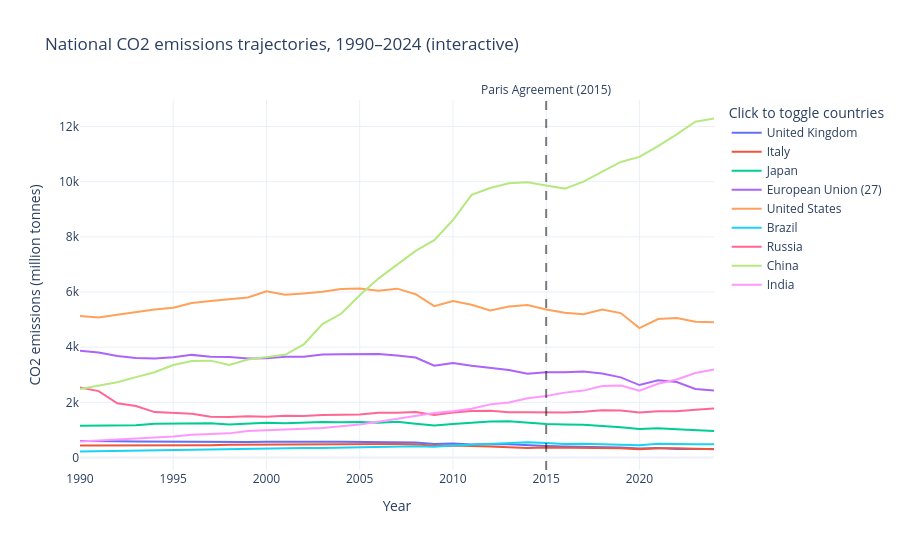

Notebook cell for this chart:
### Markdown cell above
### Bonus: interactive exploration

The small multiples chart above is good for comparing trajectory *shapes*. For comparing exact values or focusing on specific subsets of countries, an interactive version is more useful. Hover for precise readings, click legend entries to hide/show countries, and the y-axis auto-rescales to whatever's currently visible.

> ⚠️ **GitHub doesn't render plotly charts.** If you see an empty space below, 
> view this notebook on [nbviewer](https://nbviewer.org/github/edg93/data-science-portfolio/blob/main/co2-emissions/notebooks/paris_agreement_analysis.ipynb) instead.

### Code cell
fig = px.line(
    trajectories,
    x='year',
    y='co2_emissions',
    color='country',
    category_orders={'country': country_order},
    labels={
        'year': 'Year',
        'co2_emissions': 'CO2 emissions (million tonnes)',
        'country': 'Country'
    },
    title='National CO2 emissions trajectories, 1990–2024 (interactive)',
    template='plotly_white'
)

# Paris Agreement marker
fig.add_vline(x=PARIS_YEAR, line_dash='dash', line_color='black', opacity=0.5,
              annotation_text='Paris Agreement (2015)', 
              annotation_position='top')

fig.update_layout(
    width=900, height=550,
    hovermode='x unified',  # show all countries' values at a hovered year
    legend=dict(title='Click to toggle countries')
)

fig.show()

### Figure 1 — Plotly figure (JSON) as saved in the notebook; plotly's stock layout.template omitted (floating-point values rounded to 4 significant figures)
{"data": [{"hovertemplate": "Country=United Kingdom<br>Year=%{x}<br>CO2 emissions (million tonnes)=%{y}<extra></extra>", "legendgroup": "United Kingdom", "line": {"color": "#636efa", "dash": "solid"}, "marker": {"symbol": "circle"}, "mode": "lines", "name": "United Kingdom", "orientation": "v", "showlegend": true, "type": "scatter", "x": [1990, 1991, 1992, 1993, 1994, 1995, 1996, 1997, 1998, 1999, 2000, 2001, 2002, 2003, 2004, 2005, 2006, 2007, 2008, 2009, 2010, 2011, 2012, 2013, 2014, 2015, 2016, 2017, 2018, 2019, 2020, 2021, 2022, 2023, 2024], "xaxis": "x", "y": [601.9, 609.4, 593.8, 579.6, 574.0, 566.2, 586.8, 562.7, 568.5, 561.6, 569.0, 578.0, 560.3, 571.6, 573.4, 570.3, 567.8, 559.6, 544.9, 494.1, 511.9, 469.7, 487.5, 477.6, 438.8, 422.5, 399.4, 387.4, 379.7, 364.8, 326.3, 342.4, 311.1, 307.8, 312.9], "yaxis": "y"}, {"hovertemplate": "Country=Italy<br>Year=%{x}<br>CO2 emissions (million tonnes)=%{y}<extra></extra>", "legendgroup": "Italy", "line": {"color": "#EF553B", "dash": "solid"}, "marker": {"symbol": "circle"}, "mode": "lines", "name": "Italy", "orientation": "v", "showlegend": true, "type": "scatter", "x": [1990, 1991, 1992, 1993, 1994, 1995, 1996, 1997, 1998, 1999, 2000, 2001, 2002, 2003, 2004, 2005, 2006, 2007, 2008, 2009, 2010, 2011, 2012, 2013, 2014, 2015, 2016, 2017, 2018, 2019, 2020, 2021, 2022, 2023, 2024], "xaxis": "x", "y": [438.2, 437.7, 437.9, 430.3, 424.5, 448.6, 442.8, 448.6, 460.8, 465.5, 469.6, 469.7, 477.1, 495.1, 500.7, 501.4, 496.1, 489.8, 478.1, 424.0, 435.7, 423.9, 403.4, 369.5, 349.4, 361.2, 358.1, 352.7, 349.0, 339.6, 302.6, 335.9, 340.1, 312.3, 301.9], "yaxis": "y"}, {"hovertemplate": "Country=Japan<br>Year=%{x}<br>CO2 emissions (million tonnes)=%{y}<extra></extra>", "legendgroup": "Japan", "line": {"color": "#00cc96", "dash": "solid"}, "marker": {"symbol": "circle"}, "mode": "lines", "name": "Japan", "orientation": "v", "showlegend": true, "type": "scatter", "x": [1990, 1991, 1992, 1993, 1994, 1995, 1996, 1997, 1998, 1999, 2000, 2001, 2002, 2003, 2004, 2005, 2006, 2007, 2008, 2009, 2010, 2011, 2012, 2013, 2014, 2015, 2016, 2017, 2018, 2019, 2020, 2021, 2022, 2023, 2024], "xaxis": "x", "y": [1155.0, 1167.0, 1175.0, 1169.0, 1223.0, 1236.0, 1249.0, 1241.0, 1201.0, 1238.0, 1260.0, 1246.0, 1275.0, 1284.0, 1279.0, 1286.0, 1263.0, 1299.0, 1229.0, 1160.0, 1211.0, 1261.0, 1302.0, 1312.0, 1260.0, 1220.0, 1200.0, 1184.0, 1139.0, 1102.0, 1037.0, 1059.0, 1030.0, 986.9, 961.9], "yaxis": "y"}, {"hovertemplate": "Country=European Union (27)<br>Year=%{x}<br>CO2 emissions (million tonnes)=%{y}<extra></extra>", "legendgroup": "European Union (27)", "line": {"color": "#ab63fa", "dash": "solid"}, "marker": {"symbol": "circle"}, "mode": "lines", "name": "European Union (27)", "orientation": "v", "showlegend": true, "type": "scatter", "x": [1990, 1991, 1992, 1993, 1994, 1995, 1996, 1997, 1998, 1999, 2000, 2001, 2002, 2003, 2004, 2005, 2006, 2007, 2008, 2009, 2010, 2011, 2012, 2013, 2014, 2015, 2016, 2017, 2018, 2019, 2020, 2021, 2022, 2023, 2024], "xaxis": "x", "y": [3870.0, 3805.0, 3678.0, 3608.0, 3589.0, 3636.0, 3721.0, 3654.0, 3645.0, 3589.0, 3600.0, 3657.0, 3657.0, 3736.0, 3743.0, 3735.0, 3752.0, 3702.0, 3626.0, 3331.0, 3424.0, 3327.0, 3259.0, 3177.0, 3039.0, 3095.0, 3095.0, 3118.0, 3049.0, 2905.0, 2627.0, 2801.0, 2737.0, 2485.0, 2426.0], "yaxis": "y"}, {"hovertemplate": "Country=United States<br>Year=%{x}<br>CO2 emissions (million tonnes)=%{y}<extra></extra>", "legendgroup": "United States", "line": {"color": "#FFA15A", "dash": "solid"}, "marker": {"symbol": "circle"}, "mode": "lines", "name": "United States", "orientation": "v", "showlegend": true, "type": "scatter", "x": [1990, 1991, 1992, 1993, 1994, 1995, 1996, 1997, 1998, 1999, 2000, 2001, 2002, 2003, 2004, 2005, 2006, 2007, 2008, 2009, 2010, 2011, 2012, 2013, 2014, 2015, 2016, 2017, 2018, 2019, 2020, 2021, 2022, 2023, 2024], "xaxis": "x", "y": [5132.0, 5076.0, 5179.0, 5280.0, 5362.0, 5426.0, 5601.0, 5673.0, 5736.0, 5800.0, 6023.0, 5904.0, 5948.0, 6006.0, 6112.0, 6127.0, 6045.0, 6122.0, 5919.0, 5486.0, 5669.0, 5539.0, 5331.0, 5473.0, 5531.0, 5368.0, 5245.0, 5195.0, 5361.0, 5236.0, 4690.0, 5020.0, 5055.0, 4918.0, 4904.0], "yaxis": "y"}, {"hovertemplate": "Country=Brazil<br>Year=%{x}<br>CO2 emissions (million tonnes)=%{y}<extra></extra>", "legendgroup": "Brazil", "line": {"color": "#19d3f3", "dash": "solid"}, "marker": {"symbol": "circle"}, "mode": "lines", "name": "Brazil", "orientation": "v", "showlegend": true, "type": "scatter", "x": [1990, 1991, 1992, 1993, 1994, 1995, 1996, 1997, 1998, 1999, 2000, 2001, 2002, 2003, 2004, 2005, 2006, 2007, 2008, 2009, 2010, 2011, 2012, 2013, 2014, 2015, 2016, 2017, 2018, 2019, 2020, 2021, 2022, 2023, 2024], "xaxis": "x", "y": [218.7, 229.4, 233.6, 244.3, 254.0, 268.7, 289.3, 306.9, 317.4, 327.3, 340.2, 346.2, 347.8, 344.6, 361.4, 364.4, 368.9, 390.6, 412.6, 389.8, 440.3, 461.9, 497.5, 531.6, 556.5, 528.2, 491.7, 497.3, 476.6, 476.7, 448.0, 496.6, 480.1, 484.0, 483.0], "yaxis": "y"}, {"hovertemplate": "Country=Russia<br>Year=%{x}<br>CO2 emissions (million tonnes)=%{y}<extra></extra>", "legendgroup": "Russia", "line": {"color": "#FF6692", "dash": "solid"}, "marker": {"symbol": "circle"}, "mode": "lines", "name": "Russia", "orientation": "v", "showlegend": true, "type": "scatter", "x": [1990, 1991, 1992, 1993, 1994, 1995, 1996, 1997, 1998, 1999, 2000, 2001, 2002, 2003, 2004, 2005, 2006, 2007, 2008, 2009, 2010, 2011, 2012, 2013, 2014, 2015, 2016, 2017, 2018, 2019, 2020, 2021, 2022, 2023, 2024], "xaxis": "x", "y": [2536.0, 2408.0, 1963.0, 1867.0, 1647.0, 1618.0, 1587.0, 1482.0, 1466.0, 1494.0, 1481.0, 1518.0, 1508.0, 1539.0, 1545.0, 1564.0, 1623.0, 1624.0, 1653.0, 1545.0, 1633.0, 1685.0, 1700.0, 1638.0, 1637.0, 1635.0, 1629.0, 1661.0, 1710.0, 1704.0, 1632.0, 1675.0, 1675.0, 1733.0, 1781.0], "yaxis": "y"}, {"hovertemplate": "Country=China<br>Year=%{x}<br>CO2 emissions (million tonnes)=%{y}<extra></extra>", "legendgroup": "China", "line": {"color": "#B6E880", "dash": "solid"}, "marker": {"symbol": "circle"}, "mode": "lines", "name": "China", "orientation": "v", "showlegend": true, "type": "scatter", "x": [1990, 1991, 1992, 1993, 1994, 1995, 1996, 1997, 1998, 1999, 2000, 2001, 2002, 2003, 2004, 2005, 2006, 2007, 2008, 2009, 2010, 2011, 2012, 2013, 2014, 2015, 2016, 2017, 2018, 2019, 2020, 2021, 2022, 2023, 2024], "xaxis": "x", "y": [2484.0, 2619.0, 2731.0, 2914.0, 3094.0, 3351.0, 3499.0, 3512.0, 3355.0, 3550.0, 3644.0, 3724.0, 4098.0, 4835.0, 5211.0, 5882.0, 6486.0, 6975.0, 7492.0, 7881.0, 8610.0, 9520.0, 9767.0, 9942.0, 9976.0, 9858.0, 9748.0, 10000.0, 10350.0, 10710.0, 10900.0, 11280.0, 11710.0, 12170.0, 12290.0], "yaxis": "y"}, {"hovertemplate": "Country=India<br>Year=%{x}<br>CO2 emissions (million tonnes)=%{y}<extra></extra>", "legendgroup": "India", "line": {"color": "#FF97FF", "dash": "solid"}, "marker": {"symbol": "circle"}, "mode": "lines", "name": "India", "orientation": "v", "showlegend": true, "type": "scatter", "x": [1990, 1991, 1992, 1993, 1994, 1995, 1996, 1997, 1998, 1999, 2000, 2001, 2002, 2003, 2004, 2005, 2006, 2007, 2008, 2009, 2010, 2011, 2012, 2013, 2014, 2015, 2016, 2017, 2018, 2019, 2020, 2021, 2022, 2023, 2024], "xaxis": "x", "y": [578.0, 615.4, 655.4, 677.3, 714.0, 760.5, 823.6, 858.0, 875.8, 961.2, 987.1, 1001.0, 1033.0, 1068.0, 1135.0, 1195.0, 1293.0, 1393.0, 1490.0, 1613.0, 1679.0, 1766.0, 1927.0, 1995.0, 2148.0, 2232.0, 2353.0, 2426.0, 2595.0, 2611.0, 2423.0, 2676.0, 2831.0, 3063.0, 3193.0], "yaxis": "y"}], "layout": {"annotations": [{"showarrow": false, "text": "Paris Agreement (2015)", "x": 2015, "xanchor": "center", "xref": "x", "y": 1, "yanchor": "bottom", "yref": "y domain"}], "height": 550, "hovermode": "x unified", "legend": {"title": {"text": "Click to toggle countries"}, "tracegroupgap": 0}, "shapes": [{"line": {"color": "black", "dash": "dash"}, "opacity": 0.5, "type": "line", "x0": 2015, "x1": 2015, "xref": "x", "y0": 0, "y1": 1, "yref": "y domain"}], "title": {"text": "National CO2 emissions trajectories, 1990–2024 (interactive)"}, "width": 900, "xaxis": {"anchor": "y", "domain": [0, 1], "title": {"text": "Year"}}, "yaxis": {"anchor": "x", "domain": [0, 1], "title": {"text": "CO2 emissions (million tonnes)"}}}}
